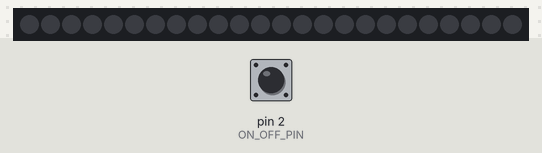
A program run on a simulated Arduino Uno, built with avr-gcc and run on an emulated ATmega328P. Shown: 24 RGB LEDs in strip order, left to right. Inputs (shaded band) come from the test bench; at power-on: pin 2 (ON_OFF_PIN) HIGH. Dim RGB values are drawn brighter than linear.

Above: at 3.2 s.
3.3 s: pin 2 (ON_OFF_PIN) pulled LOW for 0.15 s
At 3.88 s:
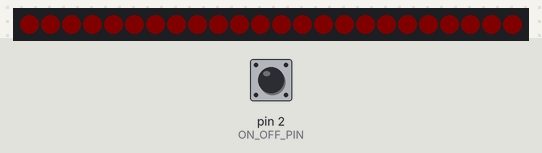
4.0 s: pin 2 (ON_OFF_PIN) pulled LOW for 1 s
6.5 s: pin 2 (ON_OFF_PIN) pulled LOW for 0.15 s
Timing chart, 0 to 9.5 s (numbered marks = the images above; inputs shaded):
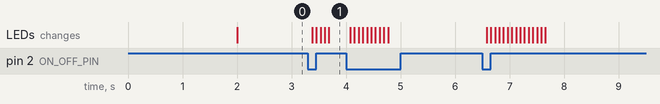

The program:

main.cpp
```cpp
#include <Arduino.h>
#include <util/atomic.h>
#include <FastLED.h>
#include "MyTimer.h"


constexpr auto LED_CNT = 24;
constexpr auto DRIVER_PIN = 4;
constexpr auto ON_OFF_PIN = 2;
constexpr auto FADE_ON_DELAY = 75;
constexpr auto FADE_ON_STEP = 1;
constexpr auto FADE_OFF_DELAY = 50;
constexpr auto FADE_OFF_STEP = 1;
constexpr auto MAX_BRIGHTNESS = 30;
constexpr auto ON1_BRIGHTNESS = 5;
constexpr auto ON2_BRIGHTNESS = 15;
constexpr auto ON3_BRIGHTNESS = 255;

enum State
{
  S_OFF,
  S_ON1,
  S_ON2,
  S_ON3,
  S_TURN_ON1,
  S_TURN_ON2,
  S_TURN_ON3,
  S_TURN_OFF,
  S_FADE_ON,
  S_WAIT_FADE_ON,
  S_FADE_OFF,
  S_WAIT_FADE_OFF,
};

volatile State state = S_OFF;
volatile State prevOnState = S_OFF;
//Adafruit_NeoPixel eyes(LED_CNT, DRIVER_PIN, NEO_GRBW);
CRGB leds[LED_CNT];
int16_t currentBrightness = 0;
int16_t maxBrightness = 0;
MyTimer timer = MyTimer();

void debounceButton();

void setup()
{
  pinMode(ON_OFF_PIN, INPUT_PULLUP);

  delay(2000); // Wait for NeoPixel Ring to initialize

  FastLED.addLeds<NEOPIXEL, DRIVER_PIN>(leds, LED_CNT);
  for (int i = 0; i < LED_CNT; ++i) {
    leds[i].setRGB(0, 0, 0);
  }
  FastLED.show();
  for (int i = 0; i < LED_CNT; ++i) {
    leds[i].setRGB(255, 0, 0);
  }

  attachInterrupt(digitalPinToInterrupt(ON_OFF_PIN), debounceButton, FALLING);
}

void loop() {
  State s;
  ATOMIC_BLOCK(ATOMIC_RESTORESTATE) { s = state; }
  switch (s)
  {
    case S_OFF:
    case S_ON1:
    case S_ON2:
    case S_ON3:
      break;

    case S_TURN_ON1:
      maxBrightness = ON1_BRIGHTNESS;
      ATOMIC_BLOCK(ATOMIC_RESTORESTATE) { state = S_FADE_ON; }
      break;

    case S_TURN_ON2:
      maxBrightness = ON2_BRIGHTNESS;
      ATOMIC_BLOCK(ATOMIC_RESTORESTATE) { state = S_FADE_ON; }
      break;

    case S_TURN_ON3:
      maxBrightness = MAX_BRIGHTNESS;
      ATOMIC_BLOCK(ATOMIC_RESTORESTATE) { state = S_FADE_ON; }
      break;

    case S_TURN_OFF:
      ATOMIC_BLOCK(ATOMIC_RESTORESTATE) { state = S_FADE_OFF; }
      break;

    case S_FADE_ON:
      FastLED.show(currentBrightness);
      ATOMIC_BLOCK(ATOMIC_RESTORESTATE) { state = S_WAIT_FADE_ON; }
      timer.start(FADE_ON_DELAY);
      break;

    case S_WAIT_FADE_ON:
      if (timer.expired()) {
        if (currentBrightness < maxBrightness) {
          currentBrightness += FADE_ON_STEP;
          if (currentBrightness > maxBrightness) {
            currentBrightness = maxBrightness;
          }
          ATOMIC_BLOCK(ATOMIC_RESTORESTATE) { state = S_FADE_ON; }
        } else {
          ATOMIC_BLOCK(ATOMIC_RESTORESTATE) {
            if (prevOnState == S_OFF) {
              state = S_ON1;
            } else if (prevOnState == S_ON1) {
              state = S_ON2;
            } else if (prevOnState == S_ON2) {
              state = S_ON3;
            }
          }
        }
      }
      break;

    case S_FADE_OFF:
      FastLED.show(currentBrightness);
      ATOMIC_BLOCK(ATOMIC_RESTORESTATE) { state = S_WAIT_FADE_OFF; }
      timer.start(FADE_OFF_DELAY);
      break;

    case S_WAIT_FADE_OFF:
      if (timer.expired()) {
        if (currentBrightness > 0) {
          currentBrightness -= FADE_OFF_STEP;
          if (currentBrightness < 0) {
            currentBrightness = 0;
          }
          ATOMIC_BLOCK(ATOMIC_RESTORESTATE) { state = S_FADE_OFF; }
        } else {
          ATOMIC_BLOCK(ATOMIC_RESTORESTATE) { state = S_OFF; }
        }
      }
      break;

    default:
      break;
  }
}

void debounceButton()
{
  static unsigned long last_interrupt_time = 0;
  unsigned long interrupt_time = millis();
  // If interrupts come faster than 200ms, assume it's a bounce and ignore
  if (interrupt_time - last_interrupt_time > 200) {
    if (state == S_ON1) {
      prevOnState = state;
      state = S_TURN_ON2;
    } else if (state == S_ON2) {
      prevOnState = state;
      state = S_TURN_ON3;
    } else if (state == S_ON3) {
      prevOnState = state;
      state = S_TURN_OFF;
    } else if (state == S_OFF) {
      prevOnState = state;
      state = S_TURN_ON1;
    } else if (state == S_FADE_ON || state == S_WAIT_FADE_ON) {
      if (prevOnState == S_OFF) {
        prevOnState = S_ON1;
        state = S_TURN_ON2;
      } else if (prevOnState == S_ON1) {
        prevOnState = S_ON2;
        state = S_TURN_ON3;
      } else if (prevOnState == S_ON2) {
        prevOnState = S_ON3;
        state = S_TURN_OFF;
      }
    } else if (state == S_FADE_OFF || state == S_WAIT_FADE_OFF) {
      state = S_FADE_ON;
    }
  }
  last_interrupt_time = interrupt_time;
}
```

MyTimer.h
```cpp
// Timer.h
#pragma once


class MyTimer {
public:
	// delay in milliseconds
	MyTimer() {}
	MyTimer(unsigned long delay);
	~MyTimer();

	void start(unsigned long delay);
	bool expired();

private:
	unsigned long delay;
	unsigned long lastTime;
};
```

MyTimer.cpp
```cpp
//
//
//

#include <Arduino.h>
#include "MyTimer.h"

MyTimer::MyTimer(unsigned long delay) {
	start(delay);
}

MyTimer::~MyTimer() {}

void MyTimer::start(unsigned long delay) {
	this->delay = delay;
	lastTime = millis();
}

bool MyTimer::expired() {
	return millis() > (lastTime + delay);
}
```

Measured:
- after the input at 3.3 s, the LEDs: first change after 0.08 s (image 1 shows a later state)
